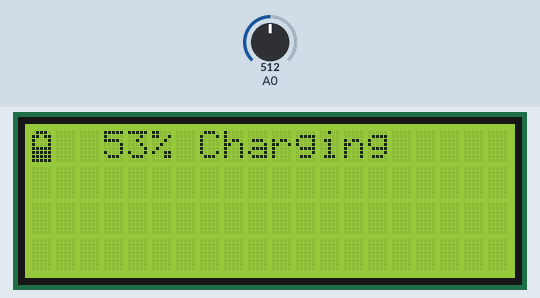
Simulated run of this sketch. Board: Arduino Uno, built with avr-gcc and run on an emulated ATmega328P. Parts: 20×4 character LCD. The inputs (shaded band) are chosen by the test bench; at power-on: A0 = 512.

Above: at 1.3 s.
1.4 s: A0 set to 716
At 2.6 s:
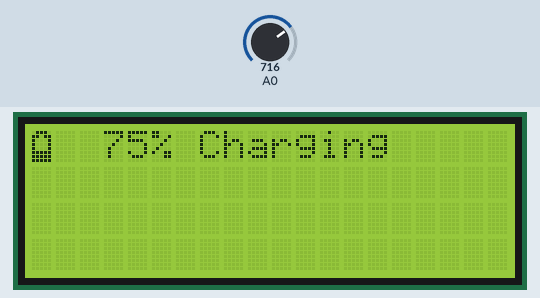
2.9 s: A0 set to 900
At 4.0 s:
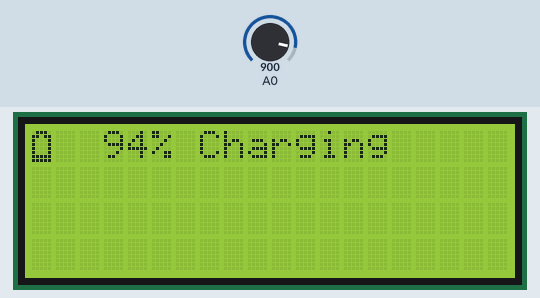
4.4 s: A0 set to 306
At 4.8 s:
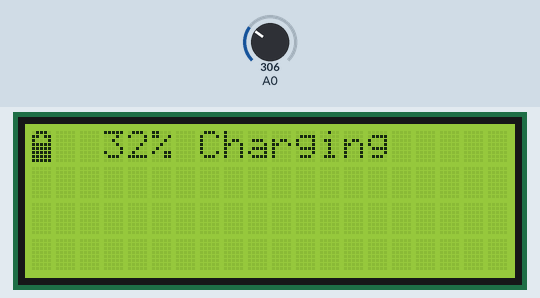
5.9 s: A0 set to 122
At 7.1 s:
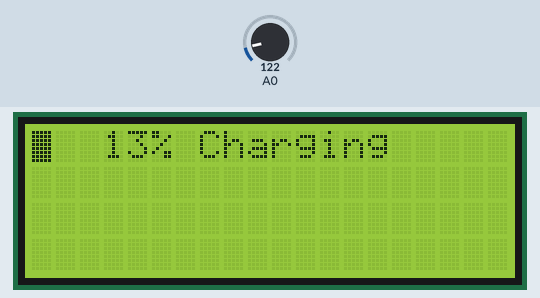
7.4 s: A0 set to 0
At 8.5 s:
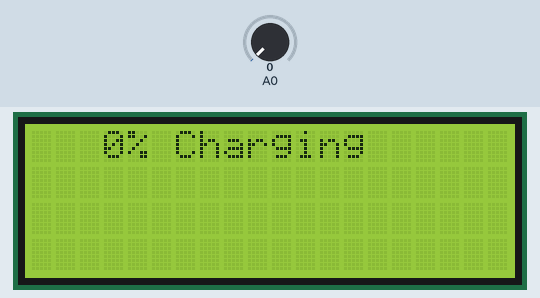
Timing chart, 0 to 9.9 s (numbered marks = the images above; inputs shaded):
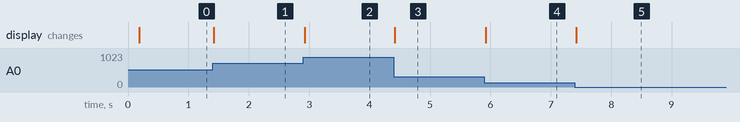

Measured:
- after the input at 1.4 s, the display: first changes at once (image 1 shows a later state)
- after the input at 2.9 s, the display: first changes at once (image 2 shows a later state)
- after the input at 4.4 s, the display: first changes at once (image 3 shows a later state)
- after the input at 5.9 s, the display: first changes at once (image 4 shows a later state)
- after the input at 7.4 s, the display: first changes at once (image 5 shows a later state)

The sketch:

Battery_charging_Indicator_with_I2C_and_Potentiometer.ino
```cpp
#include <Wire.h>
#include <LiquidCrystal_I2C.h>
int value;
int a;
int b;
int c;


byte S0 [8]={
  B01110,
  B11011,
  B10001,
  B10001,
  B10001,
  B10001,
  B11111,
  B11111
};


byte S1 [8]={
  B01110,
  B11011,
  B10001,
  B10001,
  B10001,
  B10001,
  B11111,
  B11111
};

byte S2 [8]={
  B01110,
  B11011,
  B10001,
  B10001,
  B10001,
  B11111,
  B11111,
  B11111
};

byte S3 [8]={
  B01110,
  B11011,
  B10001,
  B10001,
  B11111,
  B11111,
  B11111,
  B11111
};

byte S4 [8]={
  B01110,
  B11011,
  B10001,
  B11111,
  B11111,
  B11111,
  B11111,
  B11111
};

byte S5 [8]={
  B11111,
  B11111,
  B11111,
  B11111,
  B11111,
  B11111,
  B11111,
  B11111
};


LiquidCrystal_I2C lcd(0x27,20,4);

void setup()
{
  lcd.init();
  lcd.init();
  lcd.backlight();
  lcd.createChar(0,S0);
  lcd.createChar(1,S1);
  lcd.createChar(2,S2);
  lcd.createChar(3,S3);
  lcd.createChar(4,S4);
  lcd.createChar(5,S5);
  Serial.begin(9600);

}


void loop()
{
  lcd.setCursor(0,0);
  lcd.write(c);

  b=analogRead(A0);
  a=map(b,966,2,100,0);
  c=map(a,100,0,1,6);

  lcd.setCursor(3,0);
  lcd.print(a);
  lcd.print("%");
  lcd.print(" ");

  lcd.print("Charging");
  lcd.print(" ");

}
```
